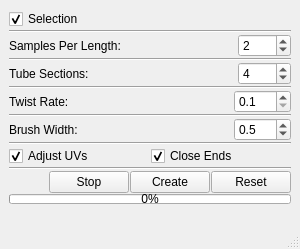
<?xml version="1.0" encoding="UTF-8"?>
<ui version="4.0">
 <class>MainWindow</class>
 <widget class="QMainWindow" name="MainWindow">
  <property name="geometry">
   <rect>
    <x>0</x>
    <y>0</y>
    <width>300</width>
    <height>249</height>
   </rect>
  </property>
  <property name="windowTitle">
   <string>Generalized Cylinder</string>
  </property>
  <widget class="QWidget" name="centralwidget">
   <layout class="QVBoxLayout" name="verticalLayout">
    <property name="spacing">
     <number>1</number>
    </property>
    <item>
     <widget class="QCheckBox" name="selectionButton">
      <property name="toolTip">
       <string>Create Cylinder on selected Curve</string>
      </property>
      <property name="text">
       <string>Selection</string>
      </property>
      <property name="checked">
       <bool>true</bool>
      </property>
     </widget>
    </item>
    <item>
     <widget class="Line" name="line">
      <property name="orientation">
       <enum>Qt::Horizontal</enum>
      </property>
     </widget>
    </item>
    <item>
     <layout class="QHBoxLayout" name="horizontalLayout">
      <item>
       <widget class="QLabel" name="label">
        <property name="text">
         <string>Samples Per Length: </string>
        </property>
       </widget>
      </item>
      <item>
       <spacer name="horizontalSpacer">
        <property name="orientation">
         <enum>Qt::Horizontal</enum>
        </property>
        <property name="sizeHint" stdset="0">
         <size>
          <width>40</width>
          <height>20</height>
         </size>
        </property>
       </spacer>
      </item>
      <item>
       <widget class="QSpinBox" name="samplesPerLengthBox">
        <property name="minimumSize">
         <size>
          <width>53</width>
          <height>0</height>
         </size>
        </property>
        <property name="minimum">
         <number>1</number>
        </property>
        <property name="value">
         <number>2</number>
        </property>
       </widget>
      </item>
     </layout>
    </item>
    <item>
     <widget class="Line" name="line_2">
      <property name="orientation">
       <enum>Qt::Horizontal</enum>
      </property>
     </widget>
    </item>
    <item>
     <layout class="QHBoxLayout" name="horizontalLayout_2">
      <item>
       <widget class="QLabel" name="label_2">
        <property name="text">
         <string>Tube Sections: </string>
        </property>
       </widget>
      </item>
      <item>
       <spacer name="horizontalSpacer_2">
        <property name="orientation">
         <enum>Qt::Horizontal</enum>
        </property>
        <property name="sizeHint" stdset="0">
         <size>
          <width>40</width>
          <height>20</height>
         </size>
        </property>
       </spacer>
      </item>
      <item>
       <widget class="QSpinBox" name="tubeSectionsBox">
        <property name="minimumSize">
         <size>
          <width>53</width>
          <height>0</height>
         </size>
        </property>
        <property name="minimum">
         <number>3</number>
        </property>
        <property name="value">
         <number>4</number>
        </property>
       </widget>
      </item>
     </layout>
    </item>
    <item>
     <widget class="Line" name="line_3">
      <property name="orientation">
       <enum>Qt::Horizontal</enum>
      </property>
     </widget>
    </item>
    <item>
     <layout class="QHBoxLayout" name="horizontalLayout_3">
      <item>
       <widget class="QLabel" name="label_3">
        <property name="text">
         <string>Twist Rate: </string>
        </property>
       </widget>
      </item>
      <item>
       <spacer name="horizontalSpacer_3">
        <property name="orientation">
         <enum>Qt::Horizontal</enum>
        </property>
        <property name="sizeHint" stdset="0">
         <size>
          <width>40</width>
          <height>20</height>
         </size>
        </property>
       </spacer>
      </item>
      <item>
       <widget class="QDoubleSpinBox" name="twistRateBox">
        <property name="decimals">
         <number>1</number>
        </property>
        <property name="minimum">
         <double>0.100000000000000</double>
        </property>
        <property name="singleStep">
         <double>0.100000000000000</double>
        </property>
       </widget>
      </item>
     </layout>
    </item>
    <item>
     <widget class="Line" name="line_4">
      <property name="orientation">
       <enum>Qt::Horizontal</enum>
      </property>
     </widget>
    </item>
    <item>
     <layout class="QHBoxLayout" name="horizontalLayout_4">
      <item>
       <widget class="QLabel" name="label_4">
        <property name="toolTip">
         <string>Cylinder width</string>
        </property>
        <property name="text">
         <string>Brush Width: </string>
        </property>
       </widget>
      </item>
      <item>
       <spacer name="horizontalSpacer_4">
        <property name="orientation">
         <enum>Qt::Horizontal</enum>
        </property>
        <property name="sizeHint" stdset="0">
         <size>
          <width>40</width>
          <height>20</height>
         </size>
        </property>
       </spacer>
      </item>
      <item>
       <widget class="QDoubleSpinBox" name="brushWidthBox">
        <property name="decimals">
         <number>1</number>
        </property>
        <property name="minimum">
         <double>0.100000000000000</double>
        </property>
        <property name="singleStep">
         <double>0.100000000000000</double>
        </property>
        <property name="value">
         <double>0.500000000000000</double>
        </property>
       </widget>
      </item>
     </layout>
    </item>
    <item>
     <widget class="Line" name="line_6">
      <property name="orientation">
       <enum>Qt::Horizontal</enum>
      </property>
     </widget>
    </item>
    <item>
     <layout class="QHBoxLayout" name="horizontalLayout_6">
      <item>
       <widget class="QCheckBox" name="adjustUVsButton">
        <property name="text">
         <string>Adjust UVs</string>
        </property>
        <property name="checked">
         <bool>true</bool>
        </property>
       </widget>
      </item>
      <item>
       <widget class="QCheckBox" name="closeEndsButton">
        <property name="text">
         <string>Close Ends</string>
        </property>
        <property name="checked">
         <bool>true</bool>
        </property>
       </widget>
      </item>
     </layout>
    </item>
    <item>
     <widget class="Line" name="line_5">
      <property name="orientation">
       <enum>Qt::Horizontal</enum>
      </property>
     </widget>
    </item>
    <item>
     <layout class="QHBoxLayout" name="horizontalLayout_5">
      <item>
       <spacer name="horizontalSpacer_5">
        <property name="orientation">
         <enum>Qt::Horizontal</enum>
        </property>
        <property name="sizeHint" stdset="0">
         <size>
          <width>40</width>
          <height>20</height>
         </size>
        </property>
       </spacer>
      </item>
      <item>
       <widget class="QPushButton" name="stopButton">
        <property name="minimumSize">
         <size>
          <width>75</width>
          <height>0</height>
         </size>
        </property>
        <property name="text">
         <string>Stop</string>
        </property>
       </widget>
      </item>
      <item>
       <widget class="QPushButton" name="createButton">
        <property name="minimumSize">
         <size>
          <width>75</width>
          <height>0</height>
         </size>
        </property>
        <property name="text">
         <string>Create</string>
        </property>
       </widget>
      </item>
      <item>
       <widget class="QPushButton" name="resetButton">
        <property name="minimumSize">
         <size>
          <width>75</width>
          <height>0</height>
         </size>
        </property>
        <property name="text">
         <string>Reset</string>
        </property>
       </widget>
      </item>
     </layout>
    </item>
    <item>
     <widget class="QProgressBar" name="progressBar">
      <property name="maximumSize">
       <size>
        <width>16777215</width>
        <height>10</height>
       </size>
      </property>
      <property name="value">
       <number>0</number>
      </property>
     </widget>
    </item>
   </layout>
  </widget>
  <widget class="QMenuBar" name="menubar">
   <property name="geometry">
    <rect>
     <x>0</x>
     <y>0</y>
     <width>300</width>
     <height>21</height>
    </rect>
   </property>
  </widget>
  <widget class="QStatusBar" name="statusbar"/>
 </widget>
 <resources/>
 <connections/>
</ui>
